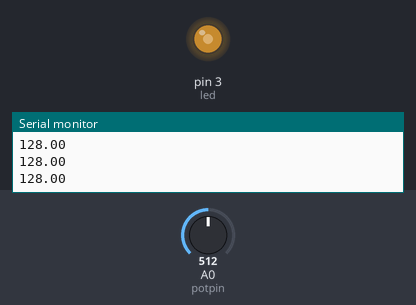
Recording of a sketch running on a simulated Arduino Uno, built with avr-gcc and run on an emulated ATmega328P. Parts: output pins drawn as LEDs (lit = HIGH), the last lines printed to the serial monitor. The test bench sets the inputs (shaded band); at power-on: A0 (potpin) = 512.

Above: at 1.2 s.
1.3 s: A0 (potpin) set to 716
At 2.4 s:
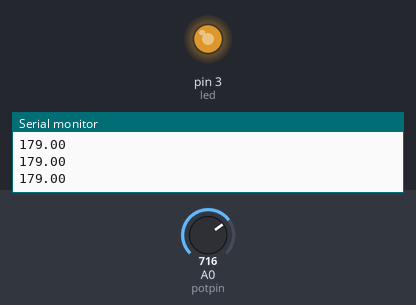
2.8 s: A0 (potpin) set to 900
At 3.5 s:
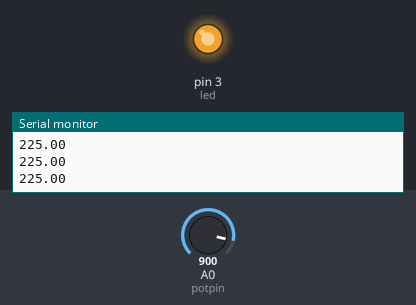
4.3 s: A0 (potpin) set to 122
At 5.5 s:
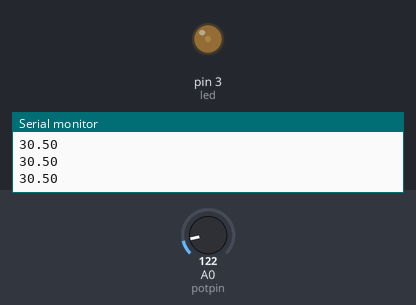
5.8 s: A0 (potpin) set to 0
At 6.8 s:
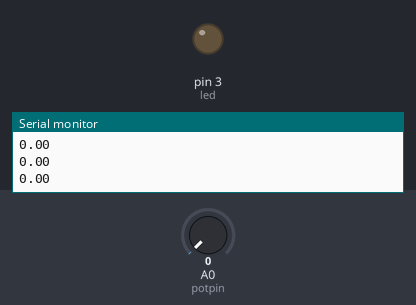
Timing chart, 0 to 8.3 s (numbered marks = the images above; inputs shaded):
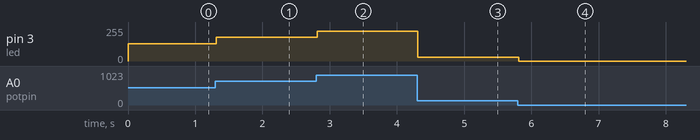

The sketch:

4_led_pwm.ino
```cpp
#define potpin A0
#define led 3
float deger=0;
void setup() {
  Serial.begin(9600);
  Serial.println("pot deger durumu");

}

void loop() {
 deger=analogRead(potpin);
 deger=deger/4;
 Serial.println(deger);
 analogWrite(led,deger);

}
```

Measured:
- after the input at 1.3 s, pin 3 (led): 128/255 → 179/255 at once
- after the input at 2.8 s, pin 3 (led): 179/255 → 225/255 at once
- after the input at 4.3 s, pin 3 (led): 225/255 → 30/255 at once
- after the input at 5.8 s, pin 3 (led): 30/255 → 0/255 at once
